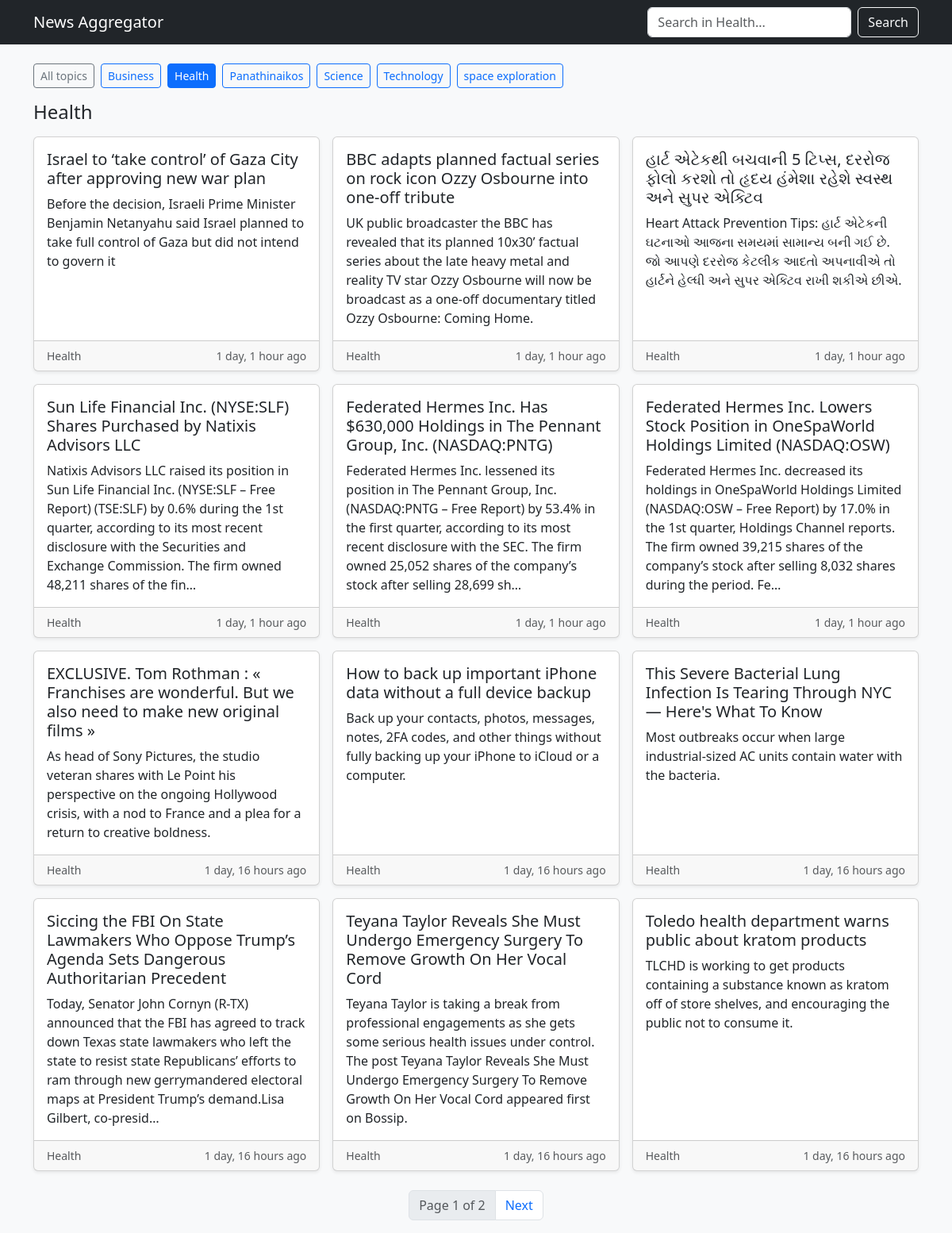
The page /topic/health/ on the database its author committed.
### core/models.py (models this page shows, shortened)
class Topic(models.Model):
    name = models.CharField(max_length=100, unique=True)
    slug = models.SlugField(max_length=120, unique=True, blank=True)

class Article(models.Model):
    topic = models.ForeignKey(Topic, on_delete=models.CASCADE, related_name='articles')
    title = models.CharField(max_length=255)
    url = models.URLField(unique=True)  # enforce no duplicates across topics
    summary = models.TextField(blank=True)
    published_at = models.DateTimeField()
    source_name = models.CharField(max_length=255, blank=True)
    class Meta:
        indexes = [
            models.Index(fields=['-published_at']),
        ]

### core/views.py (the view)
# urls.py: path('topic/<slug:slug>/', topic_detail, name='topic-detail'),
def topic_detail(request, slug):
    topics = Topic.objects.all().order_by('name')
    topic = get_object_or_404(Topic, slug=slug)
    qs = Article.objects.filter(topic=topic).order_by('-published_at')
    q = request.GET.get('q')
    if q:
        qs = qs.filter(Q(title__icontains=q) | Q(summary__icontains=q))
    paginator = Paginator(qs, 12)
    articles = paginator.get_page(request.GET.get('page'))
    return render(request, 'core/topic_detail.html', {
        'topics': topics,
        'topic': topic,
        'articles': articles,
    })

### core/templates/core/topic_detail.html (shortened to what this page needs)
{% load humanize %}
<!DOCTYPE html>
<html lang="en">
<head>
  <link href="https://cdn.jsdelivr.net/npm/bootstrap@5.3.3/dist/css/bootstrap.min.css" rel="stylesheet" />
</head>
<body class="bg-light">
<nav class="navbar navbar-expand-lg navbar-dark bg-dark mb-4">
  <div class="container">
    <a class="navbar-brand" href="{% url 'home' %}">News Aggregator</a>
    <form class="d-flex" method="get">
      <input class="form-control me-2" type="search" name="q"
             placeholder="Search in {{ topic.name }}..."
             value="{{ request.GET.q|default:'' }}">
      <button class="btn btn-outline-light" type="submit">Search</button>
    </form>
  </div>
</nav>
<div class="container">
  <div class="row mb-3">
    <div class="col">
      <div class="d-flex flex-wrap gap-2">
        <a class="btn btn-sm btn-outline-secondary" href="{% url 'home' %}">All topics</a>
        {% for t in topics %}
          <a class="btn btn-sm {% if t.id == topic.id %}btn-primary{% else %}btn-outline-primary{% endif %}"
             href="{% url 'topic-detail' t.slug %}{% if request.GET.q %}?q={{ request.GET.q }}{% endif %}">
             {{ t.name }}
          </a>
        {% endfor %}
      </div>
    </div>
  </div>
  <h1 class="h4 mb-3">{{ topic.name }}</h1>
  {% if articles %}
    <div class="row row-cols-1 row-cols-md-2 row-cols-lg-3 g-3">
      {% for a in articles %}
      <div class="col">
        <div class="card h-100 shadow-sm">
          <div class="card-body">
            <h5 class="card-title">
              <a href="{{ a.url }}" class="link-dark text-decoration-none" target="_blank" rel="noopener">
                {{ a.title }}
              </a>
            </h5>
            <p class="card-text">{{ a.summary|default:"No summary available." }}</p>
          </div>
          <div class="card-footer small text-muted d-flex justify-content-between">
            <span>
              {{ a.topic.name }}{% if a.source_name %} · {{ a.source_name }}{% endif %}
            </span>
            <span title="{{ a.published_at }}">{{ a.published_at|naturaltime }}</span>
          </div>
        </div>
      </div>
      {% endfor %}
    </div>
    {% if articles.paginator.num_pages > 1 %}
    <nav class="mt-4">
      <ul class="pagination justify-content-center">
        <li class="page-item disabled">
          <span class="page-link">Page {{ articles.number }} of {{ articles.paginator.num_pages }}</span>
        </li>
        {% if articles.has_next %}
          <li class="page-item">
            <a class="page-link" href="?page={{ articles.next_page_number }}{% if request.GET.q %}&q={{ request.GET.q }}{% endif %}">Next</a>
          </li>
        {% endif %}
      </ul>
    </nav>
    {% endif %}
  {% else %}
    <div class="alert alert-info">No articles found for this topic.</div>
  {% endif %}
</div>
</body>
</html>

### rows shown on the page
Topic: q "Search in Health...", name "Health"
Topic: name "Business"
Topic: name "Panathinaikos"
Topic: name "Science"
Topic: name "Technology"
Topic: name "space exploration"
Article: title "Israel to ‘take control’ of Gaza City after approving new war plan", summary "Before the decision, Israeli Prime Minister Benjamin Netanyahu said Israel planned to take full control of Gaza but did not intend to govern it", topic.name "Health", published_at "1 day, 1 hour ago"
Article: title "BBC adapts planned factual series on rock icon Ozzy Osbourne into one-off tribute", summary "UK public broadcaster the BBC has revealed that its planned 10x30’ factual series about the late heavy metal and reality TV star Ozzy Osbourne will now be broadcast as a one-off documentary titled Ozzy Osbourne: Coming Home.", topic.name "Health", published_at "1 day, 1 hour ago"
Article: title "હાર્ટ એટેકથી બચવાની 5 ટિપ્સ, દરરોજ ફોલો કરશો તો હૃદય હંમેશા રહેશે સ્વસ્થ અને સુપર એક્ટિવ", summary "Heart Attack Prevention Tips: હાર્ટ એટેકની ઘટનાઓ આજના સમયમાં સામાન્ય બની ગઈ છે. જો આપણે દરરોજ કેટલીક આદતો અપનાવીએ તો હાર્ટને હેલ્ધી અને સુપર એક્ટિવ રાખી શકીએ છીએ.", topic.name "Health", published_at "1 day, 1 hour ago"
Article: title "Sun Life Financial Inc. (NYSE:SLF) Shares Purchased by Natixis Advisors LLC", summary "Natixis Advisors LLC raised its position in Sun Life Financial Inc. (NYSE:SLF – Free Report) (TSE:SLF) by 0.6% during the 1st quarter, according to its most recent disclosure with the Securities and Exchange Commission. The firm owned 48,211 shares of the fin…", topic.name "Health", published_at "1 day, 1 hour ago"
Article: title "Federated Hermes Inc. Has $630,000 Holdings in The Pennant Group, Inc. (NASDAQ:PNTG)", summary "Federated Hermes Inc. lessened its position in The Pennant Group, Inc. (NASDAQ:PNTG – Free Report) by 53.4% in the first quarter, according to its most recent disclosure with the SEC. The firm owned 25,052 shares of the company’s stock after selling 28,699 sh…", topic.name "Health", published_at "1 day, 1 hour ago"
Article: title "Federated Hermes Inc. Lowers Stock Position in OneSpaWorld Holdings Limited (NASDAQ:OSW)", summary "Federated Hermes Inc. decreased its holdings in OneSpaWorld Holdings Limited (NASDAQ:OSW – Free Report) by 17.0% in the 1st quarter, Holdings Channel reports. The firm owned 39,215 shares of the company’s stock after selling 8,032 shares during the period. Fe…", topic.name "Health", published_at "1 day, 1 hour ago"
Article: title "EXCLUSIVE. Tom Rothman : « Franchises are wonderful. But we also need to make new original films »", summary "As head of Sony Pictures, the studio veteran shares with Le Point his perspective on the ongoing Hollywood crisis, with a nod to France and a plea for a return to creative boldness.", topic.name "Health", published_at "1 day, 16 hours ago"
Article: title "How to back up important iPhone data without a full device backup", summary "Back up your contacts, photos, messages, notes, 2FA codes, and other things without fully backing up your iPhone to iCloud or a computer.", topic.name "Health", published_at "1 day, 16 hours ago"
Article: title "This Severe Bacterial Lung Infection Is Tearing Through NYC — Here's What To Know", summary "Most outbreaks occur when large industrial-sized AC units contain water with the bacteria.", topic.name "Health", published_at "1 day, 16 hours ago"
Article: title "Siccing the FBI On State Lawmakers Who Oppose Trump’s Agenda Sets Dangerous Authoritarian Precedent", summary "Today, Senator John Cornyn (R-TX) announced that the FBI has agreed to track down Texas state lawmakers who left the state to resist state Republicans’ efforts to ram through new gerrymandered electoral maps at President Trump’s demand.Lisa Gilbert, co-presid…", topic.name "Health", published_at "1 day, 16 hours ago"
Article: title "Teyana Taylor Reveals She Must Undergo Emergency Surgery To Remove Growth On Her Vocal Cord", summary "Teyana Taylor is taking a break from professional engagements as she gets some serious health issues under control. The post Teyana Taylor Reveals She Must Undergo Emergency Surgery To Remove Growth On Her Vocal Cord appeared first on Bossip.", topic.name "Health", published_at "1 day, 16 hours ago"
Article: title "Toledo health department warns public about kratom products", summary "TLCHD is working to get products containing a substance known as kratom off of store shelves, and encouraging the public not to consume it.", topic.name "Health", published_at "1 day, 16 hours ago"

### other values the page prints
{{ articles.number }} "1"
{{ articles.paginator.num_pages }} "2"
